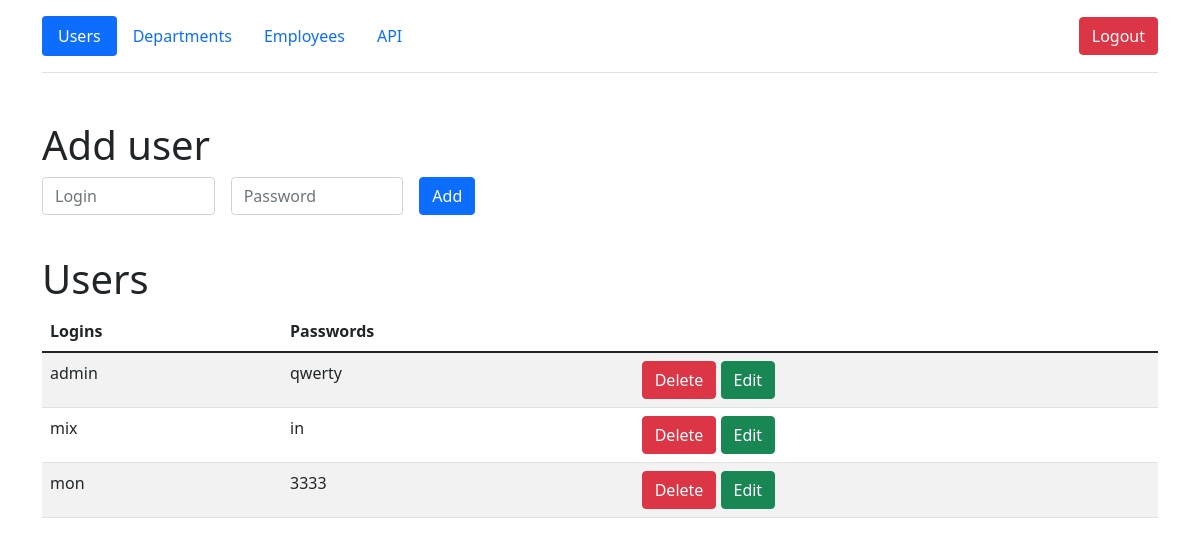
Page /users (signed in) on the earlier database version.
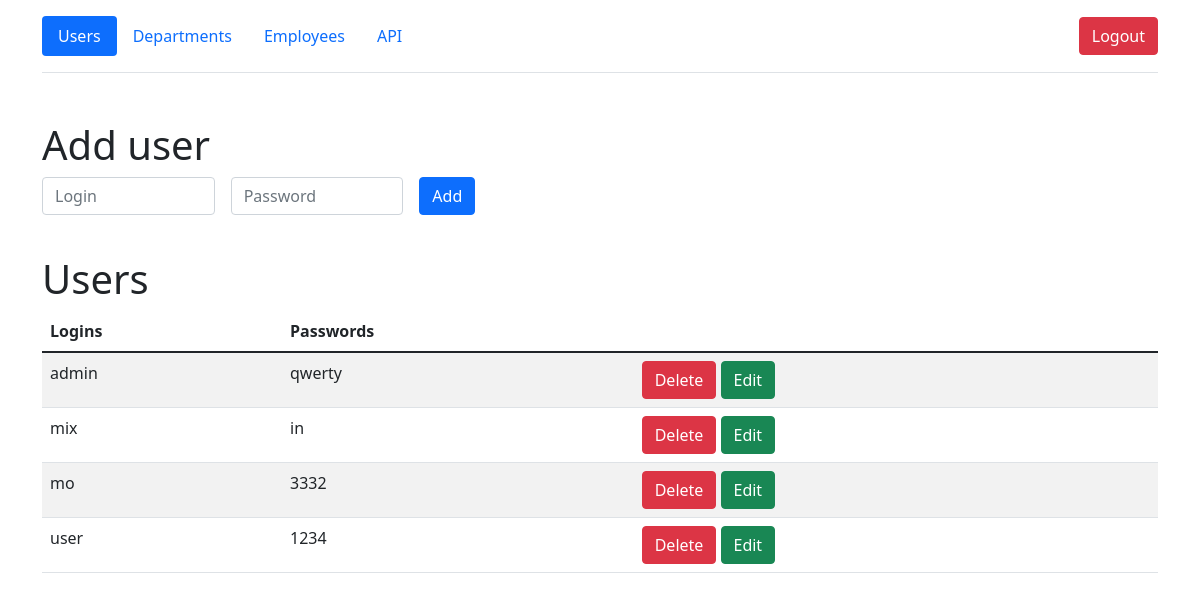
Same page on the later database version.
### models/users.py (models this page shows)
class User(db.Model, UserMixin):
    __table_args__ = {'extend_existing': True}
    id = db.Column(db.Integer, primary_key=True)
    login = db.Column(db.String(50), nullable=False, unique=True)
    password = db.Column(db.String(50), nullable=False)

### views/__init__.py (the view)
@api.route('/users', methods=['POST', 'GET'])
@login_required
def users_page():
    if session.get('user') == ADMIN:
        users = User.query.all()
        if request.method == 'POST':
            login = request.form.get('login')
            password = request.form.get('password')
            if login and password and not User.query.filter_by(login=login).first():
                add_user(login, password)
            return redirect('/users')
        return render_template('users_for_admin.html', users=users)
    user = User.query.filter_by(login=session.get('user')).first()
    return render_template('users.html', user=user)

### models/users.py (called while the page is built)
@login_manager.user_loader
def load_user(user_id):
    return User.query.get(user_id)

### views/__init__.py (called while the page is built)
@api.before_request
def make_session_permanent():
    session.permanent = False

@api.after_request
def redirect_to_sign_in(response):
    if response.status_code == 401:
        return redirect(url_for('api.login_page') + '?next=' + request.url)
    return response

### templates/users_for_admin.html (shortened to what this page needs)
{% extends 'base.html' %}
{% block body %}
<div class="container">
        <header class="d-flex flex-wrap align-items-center justify-content-center justify-content-md-between py-3 mb-4 border-bottom">
          <ul class="nav nav-pills">
              <li class="nav-item"><a href="/users" class="nav-link active">Users</a></li>
            <li class="nav-item"><a href="/departments" class="nav-link">Departments</a></li>
            <li class="nav-item"><a href="/employees" class="nav-link">Employees</a></li>
              <li class="nav-item"><a href="/api_list" class="nav-link">API</a></li>
          </ul>
            <div class="col-md-3 text-end">
                <a href="/logout">
                    <button type="button" class="btn btn-danger">Logout</button>
                </a>
              </div>
        </header>
      </div>
    <div class="container mt-5">
        <h1>Add user</h1>
        <form method="post" class="row g-3 needs-validation">
            <div class="col-md-2">
                  <input type="text"  name="login" class="form-control" id="validationCustom01" placeholder="Login" required>
                </div>
            <div class="col-md-2">
                  <input type="text"  name="password" class="form-control" id="validationCustom02" placeholder="Password" required>
                </div>
            <div class="col-md-2">
                <button class="btn btn-primary" type="submit">Add</button>
            </div>
            <div>
                <br>
            </div>
        </form>
        <h1>Users</h1>
        <table id="data" class="table table-striped">
            <thead>
              <tr>
                <th>Logins</th>
                  <th>Passwords</th>
                  <th></th>
              </tr>
            </thead>
            <tbody>
              {% for user in users %}
                <tr>
                        {% if user.id == id %}
                     <form method="post" class="row g-3 needs-validation" novalidate>
                            <td><input type="text"  name="new_login" class="form-control" id="validationCustom08" value="{{ user.login }}" required></td>
                            <td><input type="text"  name="new_password" class="form-control" id="validationCustom09" value="{{ user.password }}" required></td>
                            <td>
                                <a href="/users" class="btn btn-danger">Cancel</a>
                                <button class="btn btn-success" type="submit">Change</button>
                            </td>
                     </form>
                        {% else %}
                    <td>
                      {{ user.login }}
                    </td>
                    <td>
                      {{ user.password }}
                    </td>
                     <td>
                         <a href="/users/{{ user.id }}/del" class="btn btn-danger">Delete</a>
                        <a href="/users/{{ user.id }}/edit" class="btn btn-success">Edit</a>
                    </td>
                    {% endif %}
                </tr>
              {% endfor %}
            </tbody>
  </table>
    </div>
{% endblock %}

Differences in the rows shown:
changed User (number 3 of 4 on the later page): login "mon" → "mo"; password "3333" → "3332"
added User: login "user", password "1234"
